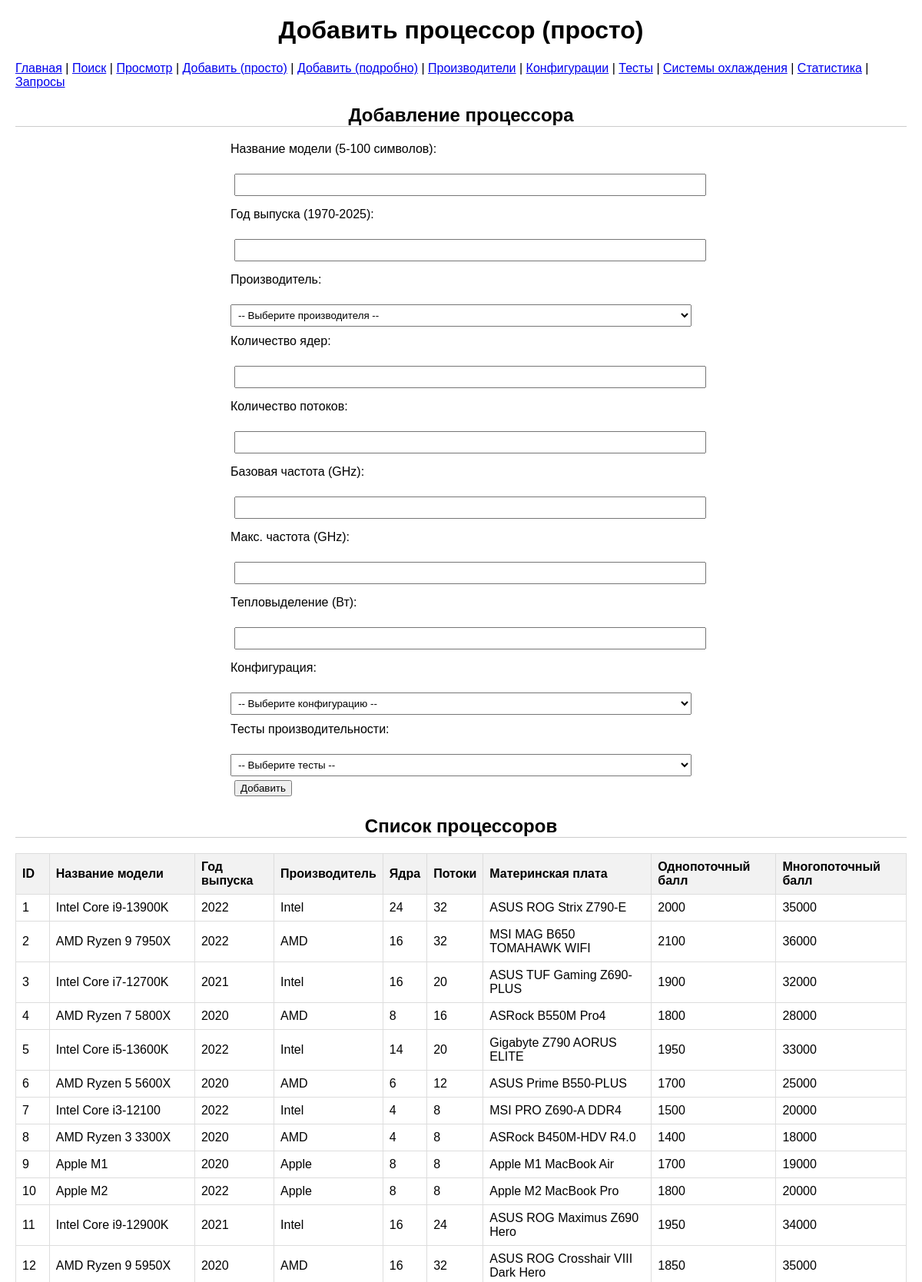
Page /add (upper part) on the committed database.
### tables this page shows
CREATE TABLE "processors" (
	"id"	INTEGER,
	"model_name"	TEXT NOT NULL,
	"release_year"	INTEGER NOT NULL,
	"manufacturer_id"	INTEGER NOT NULL,
	"config_id"	INTEGER,
	"performance_tests_id"	INTEGER,
	"cores"	INTEGER,
	"threads"	INTEGER,
	"base_clock"	REAL,
	"max_clock"	REAL,
	"tdp"	INTEGER, cooling_system_id INTEGER REFERENCES cooling_systems(id),
	PRIMARY KEY("id" AUTOINCREMENT),
	FOREIGN KEY("config_id") REFERENCES "config"("id"),
	FOREIGN KEY("manufacturer_id") REFERENCES "manufacturers"("id"),
	FOREIGN KEY("performance_tests_id") REFERENCES "performance_tests"("id")
);

CREATE TABLE "manufacturers" (
	"id"	INTEGER,
	"company_name"	VARCHAR(100) CHECK(LENGTH("company_name") BETWEEN 3 AND 100),
	"country"	VARCHAR(50) CHECK(LENGTH("country") BETWEEN 3 AND 50),
	"founded_year"	INTEGER CHECK("founded_year" BETWEEN 1900 AND 2025),
	"employees"	INTEGER CHECK("employees" BETWEEN 1 AND 1000000),
	PRIMARY KEY("id")
);

CREATE TABLE "config" (
	"id"	INTEGER,
	"processor_id"	INTEGER,
	"motherboard_model"	VARCHAR(100) CHECK(LENGTH("motherboard_model") BETWEEN 3 AND 100),
	"ram_type"	VARCHAR(20) CHECK(LENGTH("ram_type") BETWEEN 3 AND 20),
	"ram_size"	INTEGER CHECK("ram_size" BETWEEN 1 AND 4096),
	"socket_type"	VARCHAR(20) CHECK(LENGTH("socket_type") BETWEEN 3 AND 20),
	"storage_interface"	VARCHAR(20) CHECK(LENGTH("storage_interface") BETWEEN 3 AND 20),
	"gpu_config"	VARCHAR(100) CHECK(LENGTH("gpu_config") BETWEEN 3 AND 100),
	"power_supply"	INTEGER CHECK("power_supply" BETWEEN 10 AND 3000),
	PRIMARY KEY("id"),
	FOREIGN KEY("processor_id") REFERENCES "processors"("id")
);

CREATE TABLE "performance_tests" (
	"id"	INTEGER,
	"processor_id"	INTEGER,
	"single_core_score"	INTEGER CHECK("single_core_score" BETWEEN 0 AND 10000),
	"multi_core_score"	INTEGER CHECK("multi_core_score" BETWEEN 0 AND 100000),
	"power_consumption"	FLOAT CHECK("power_consumption" BETWEEN 1 AND 1000),
	"temperature"	FLOAT CHECK("temperature" BETWEEN 20 AND 100),
	"test_duration"	FLOAT CHECK("test_duration" BETWEEN 0.1 AND 24),
	"test_stand_info"	VARCHAR(200) CHECK(LENGTH("test_stand_info") BETWEEN 3 AND 200),
	"ram_used"	VARCHAR(50) CHECK(LENGTH("ram_used") BETWEEN 3 AND 50),
	"storage_used"	VARCHAR(50) CHECK(LENGTH("storage_used") BETWEEN 3 AND 50),
	"gpu_used"	VARCHAR(50) CHECK(LENGTH("gpu_used") BETWEEN 3 AND 50),
	"cooling_system"	VARCHAR(50) CHECK(LENGTH("cooling_system") BETWEEN 3 AND 50),
	PRIMARY KEY("id"),
	FOREIGN KEY("processor_id") REFERENCES "processors"("id")
);

### flask_app.py (the view)
@app.route('/add', methods=['GET', 'POST'])
def add():
    errors = []
    processors = None
    with get_db_connection() as conn:
        manufacturers = conn.execute("SELECT id, company_name FROM manufacturers ORDER BY company_name").fetchall()
        configs = conn.execute("SELECT id, motherboard_model FROM config ORDER BY id").fetchall()
        performance_tests = conn.execute("SELECT id, single_core_score, multi_core_score FROM performance_tests ORDER BY id").fetchall()
    if request.method == 'POST':
        processor_data = {
            'model_name': request.form.get('model_name', '').strip(),
            'release_year': request.form.get('release_year', '').strip(),
            'cores': request.form.get('cores', ''),
            'threads': request.form.get('threads', ''),
            'base_clock': request.form.get('base_clock', ''),
            'max_clock': request.form.get('max_clock', ''),
            'tdp': request.form.get('tdp', '')
        }
        manufacturer_id = request.form.get('manufacturer_id')
        config_id = request.form.get('config_id')
        performance_tests_id = request.form.get('performance_tests_id')
        if not all([processor_data['model_name'], processor_data['release_year'], manufacturer_id]):
            errors.append("Обязательные поля (название модели, год выпуска, производитель) должны быть заполнены")
        else:
            validation_errors = validate_data(processor_data, VALIDATION_RULES['processors'])
            errors.extend(validation_errors)
            if not errors:
                try:
                    release_year = int(processor_data['release_year'])
                    manufacturer_id = int(manufacturer_id)
                    cores = int(processor_data['cores']) if processor_data['cores'] else None
                    threads = int(processor_data['threads']) if processor_data['threads'] else None
                    base_clock = float(processor_data['base_clock']) if processor_data['base_clock'] else None
                    max_clock = float(processor_data['max_clock']) if processor_data['max_clock'] else None
                    tdp = int(processor_data['tdp']) if processor_data['tdp'] else None
                    config_id = int(config_id) if config_id else None
                    performance_tests_id = int(performance_tests_id) if performance_tests_id else None
                    with get_db_connection() as conn:
                        cursor = conn.cursor()
                        cursor.execute("""
                            INSERT INTO processors (model_name, release_year, manufacturer_id, cores, threads, base_clock, max_clock, tdp, config_id, performance_tests_id)
                            VALUES (?, ?, ?, ?, ?, ?, ?, ?, ?, ?)
                        """, (processor_data['model_name'], release_year, manufacturer_id, cores, threads, base_clock, max_clock, tdp, config_id, performance_tests_id))
                        conn.commit()
                        processors = cursor.execute("""
                            SELECT p.id, p.model_name, p.release_year,
                                   m.company_name AS manufacturer_name,
                                   p.cores, p.threads,
                                   conf.motherboard_model,
                                   pt.single_core_score, pt.multi_core_score
                            FROM processors p
                            LEFT JOIN manufacturers m ON p.manufacturer_id = m.id
                            LEFT JOIN config conf ON p.config_id = conf.id
                            LEFT JOIN performance_tests pt ON p.performance_tests_id = pt.id
                            ORDER BY p.id
                        """).fetchall()
                except ValueError:
                    errors.append("Год выпуска и ID должны быть числами")
                except sqlite3.IntegrityError:
                    errors.append("Ошибка: такой процессор уже существует или указаны неверные ID")
    else:
        with get_db_connection() as conn:
            processors = conn.execute("""
                SELECT p.id, p.model_name, p.release_year,
                       m.company_name AS manufacturer_name,
                       p.cores, p.threads,
                       conf.motherboard_model,
                       pt.single_core_score, pt.multi_core_score
                FROM processors p
                LEFT JOIN manufacturers m ON p.manufacturer_id = m.id
                LEFT JOIN config conf ON p.config_id = conf.id
                LEFT JOIN performance_tests pt ON p.performance_tests_id = pt.id
                ORDER BY p.id
            """).fetchall()
    return render_template('add.html', errors=errors, processors=processors, manufacturers=manufacturers,
                          configs=configs, performance_tests=performance_tests)

### flask_app.py (called while the page is built)
def get_db_connection():
    conn = sqlite3.connect(DB_PATH, timeout=10)
    conn.row_factory = sqlite3.Row
    return conn

### templates/add.html (shortened to what this page needs)
<!DOCTYPE html>
<html lang="ru">
<head>
    <link rel="stylesheet" href="{{ url_for('static', filename='style.css') }}">
</head>
<body>
    <h1>Добавить процессор (просто)</h1>
    <nav>
        <a href="/">Главная</a> |
        <a href="/search">Поиск</a> |
        <a href="/view">Просмотр</a> |
        <a href="/add">Добавить (просто)</a> |
        <a href="/add_detailed">Добавить (подробно)</a> |
        <a href="/manufacturers">Производители</a> |
        <a href="/config">Конфигурации</a> |
        <a href="/performance">Тесты</a> |
        <a href="/cooling_systems">Системы охлаждения</a> |
        <a href="/stats">Статистика</a> |
        <a href="/queries">Запросы</a>
    </nav>
    <h2>Добавление процессора</h2>
    <form method="POST">
        <label for="model_name">Название модели (5-100 символов):</label><br>
        <input type="text" name="model_name" id="model_name" required><br>
        <label for="release_year">Год выпуска (1970-2025):</label><br>
        <input type="number" name="release_year" id="release_year" min="1970" max="2025" required><br>
        <label for="manufacturer_id">Производитель:</label><br>
        <select name="manufacturer_id" id="manufacturer_id" required>
            <option value="">-- Выберите производителя --</option>
        </select><br>
        <label for="cores">Количество ядер:</label><br>
        <input type="number" name="cores" id="cores"><br>
        <label for="threads">Количество потоков:</label><br>
        <input type="number" name="threads" id="threads"><br>
        <label for="base_clock">Базовая частота (GHz):</label><br>
        <input type="text" name="base_clock" id="base_clock"><br>
        <label for="max_clock">Макс. частота (GHz):</label><br>
        <input type="text" name="max_clock" id="max_clock"><br>
        <label for="tdp">Тепловыделение (Вт):</label><br>
        <input type="number" name="tdp" id="tdp"><br>
        <label for="config_id">Конфигурация:</label><br>
        <select name="config_id" id="config_id">
            <option value="">-- Выберите конфигурацию --</option>
        </select><br>
        <label for="performance_tests_id">Тесты производительности:</label><br>
        <select name="performance_tests_id" id="performance_tests_id">
            <option value="">-- Выберите тесты --</option>
        </select><br>
        <button type="submit">Добавить</button>
    </form>
    <h2>Список процессоров</h2>
    {% if processors %}
        <table>
            <tr>
                <th>ID</th>
                <th>Название модели</th>
                <th>Год выпуска</th>
                <th>Производитель</th>
                <th>Ядра</th>
                <th>Потоки</th>
                <th>Материнская плата</th>
                <th>Однопоточный балл</th>
                <th>Многопоточный балл</th>
            </tr>
            {% for processor in processors %}
            <tr>
                <td>{{ processor['id'] }}</td>
                <td>{{ processor['model_name'] }}</td>
                <td>{{ processor['release_year'] }}</td>
                <td>{{ processor['manufacturer_name'] or 'Не указан' }}</td>
                <td>{{ processor['cores'] or 'Нет' }}</td>
                <td>{{ processor['threads'] or 'Нет' }}</td>
                <td>{{ processor['motherboard_model'] or 'Нет' }}</td>
                <td>{{ processor['single_core_score'] or 'Нет' }}</td>
                <td>{{ processor['multi_core_score'] or 'Нет' }}</td>
            </tr>
            {% endfor %}
        </table>
    {% else %}
        <p>Нет процессоров для отображения.</p>
    {% endif %}
</body>
</html>

### static/style.css (style rules this page uses)
body { font-family: Arial, sans-serif; margin: 20px; }
nav { margin-bottom: 20px; }
table { border-collapse: collapse; width: 100%; }
th, td { border: 1px solid #ddd; padding: 8px; text-align: left; }
th { background-color: #f2f2f2; }
form { margin-bottom: 20px; }
input, button { margin: 5px; }
form { max-width: 600px; margin: 20px auto; }
label { display: block; margin-top: 10px; }
input, select { width: 100%; padding: 5px; margin-top: 5px; }
h2 { margin-top: 20px; text-align: center; border-bottom: 1px solid #ccc; }
h1 { text-align: center; }

### rows in the picture
processors: id "1", model_name "Intel Core i9-13900K", release_year "2022", company_name "Intel", cores "24", threads "32", motherboard_model "ASUS ROG Strix Z790-E", single_core_score "2000", multi_core_score "35000"
processors: id "2", model_name "AMD Ryzen 9 7950X", release_year "2022", company_name "AMD", cores "16", threads "32", motherboard_model "MSI MAG B650 TOMAHAWK WIFI", single_core_score "2100", multi_core_score "36000"
processors: id "3", model_name "Intel Core i7-12700K", release_year "2021", company_name "Intel", cores "16", threads "20", motherboard_model "ASUS TUF Gaming Z690-PLUS", single_core_score "1900", multi_core_score "32000"
processors: id "4", model_name "AMD Ryzen 7 5800X", release_year "2020", company_name "AMD", cores "8", threads "16", motherboard_model "ASRock B550M Pro4", single_core_score "1800", multi_core_score "28000"
processors: id "5", model_name "Intel Core i5-13600K", release_year "2022", company_name "Intel", cores "14", threads "20", motherboard_model "Gigabyte Z790 AORUS ELITE", single_core_score "1950", multi_core_score "33000"
processors: id "6", model_name "AMD Ryzen 5 5600X", release_year "2020", company_name "AMD", cores "6", threads "12", motherboard_model "ASUS Prime B550-PLUS", single_core_score "1700", multi_core_score "25000"
processors: id "7", model_name "Intel Core i3-12100", release_year "2022", company_name "Intel", cores "4", threads "8", motherboard_model "MSI PRO Z690-A DDR4", single_core_score "1500", multi_core_score "20000"
processors: id "8", model_name "AMD Ryzen 3 3300X", release_year "2020", company_name "AMD", cores "4", threads "8", motherboard_model "ASRock B450M-HDV R4.0", single_core_score "1400", multi_core_score "18000"
processors: id "9", model_name "Apple M1", release_year "2020", company_name "Apple", cores "8", threads "8", motherboard_model "Apple M1 MacBook Air", single_core_score "1700", multi_core_score "19000"
processors: id "10", model_name "Apple M2", release_year "2022", company_name "Apple", cores "8", threads "8", motherboard_model "Apple M2 MacBook Pro", single_core_score "1800", multi_core_score "20000"
processors: id "11", model_name "Intel Core i9-12900K", release_year "2021", company_name "Intel", cores "16", threads "24", motherboard_model "ASUS ROG Maximus Z690 Hero", single_core_score "1950", multi_core_score "34000"
processors: id "12", model_name "AMD Ryzen 9 5950X", release_year "2020", company_name "AMD", cores "16", threads "32", motherboard_model "ASUS ROG Crosshair VIII Dark Hero", single_core_score "1850", multi_core_score "35000"
